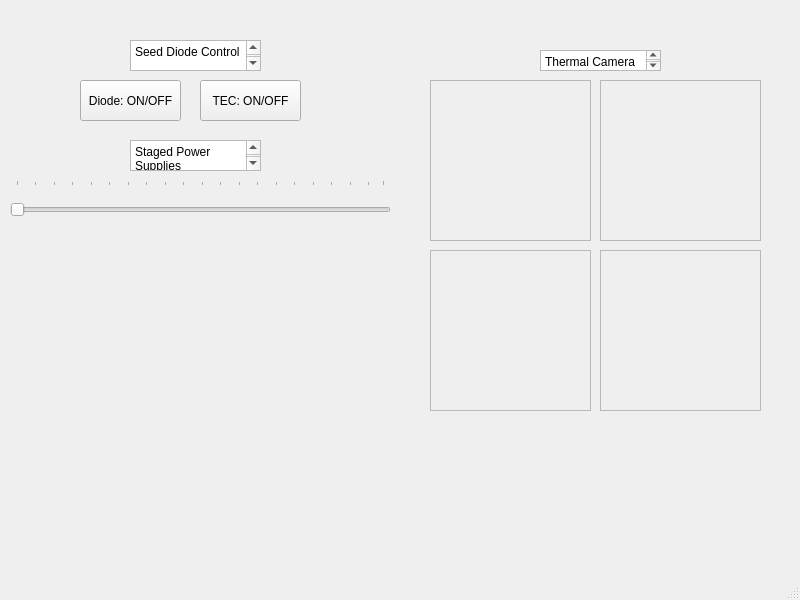
<?xml version="1.0" encoding="UTF-8"?>
<ui version="4.0">
 <class>MainWindow</class>
 <widget class="QMainWindow" name="MainWindow">
  <property name="geometry">
   <rect>
    <x>0</x>
    <y>0</y>
    <width>800</width>
    <height>600</height>
   </rect>
  </property>
  <property name="windowTitle">
   <string>MainWindow</string>
  </property>
  <widget class="QWidget" name="centralwidget">
   <widget class="QTextBrowser" name="textBrowser">
    <property name="geometry">
     <rect>
      <x>540</x>
      <y>50</y>
      <width>121</width>
      <height>21</height>
     </rect>
    </property>
    <property name="html">
     <string>&lt;!DOCTYPE HTML PUBLIC &quot;-//W3C//DTD HTML 4.0//EN&quot; &quot;http://www.w3.org/TR/REC-html40/strict.dtd&quot;&gt;
&lt;html&gt;&lt;head&gt;&lt;meta name=&quot;qrichtext&quot; content=&quot;1&quot; /&gt;&lt;meta charset=&quot;utf-8&quot; /&gt;&lt;style type=&quot;text/css&quot;&gt;
p, li { white-space: pre-wrap; }
hr { height: 1px; border-width: 0; }
li.unchecked::marker { content: &quot;\2610&quot;; }
li.checked::marker { content: &quot;\2612&quot;; }
&lt;/style&gt;&lt;/head&gt;&lt;body style=&quot; font-family:'.AppleSystemUIFont'; font-size:13pt; font-weight:400; font-style:normal;&quot;&gt;
&lt;p style=&quot; margin-top:0px; margin-bottom:0px; margin-left:0px; margin-right:0px; -qt-block-indent:0; text-indent:0px;&quot;&gt;&lt;span style=&quot; font-family:'Segoe UI'; font-size:9pt;&quot;&gt;Thermal Camera Output&lt;/span&gt;&lt;/p&gt;&lt;/body&gt;&lt;/html&gt;</string>
    </property>
   </widget>
   <widget class="QFrame" name="frame">
    <property name="geometry">
     <rect>
      <x>430</x>
      <y>80</y>
      <width>161</width>
      <height>161</height>
     </rect>
    </property>
    <property name="frameShape">
     <enum>QFrame::Shape::StyledPanel</enum>
    </property>
    <property name="frameShadow">
     <enum>QFrame::Shadow::Raised</enum>
    </property>
   </widget>
   <widget class="QFrame" name="frame_2">
    <property name="geometry">
     <rect>
      <x>600</x>
      <y>80</y>
      <width>161</width>
      <height>161</height>
     </rect>
    </property>
    <property name="frameShape">
     <enum>QFrame::Shape::StyledPanel</enum>
    </property>
    <property name="frameShadow">
     <enum>QFrame::Shadow::Raised</enum>
    </property>
   </widget>
   <widget class="QFrame" name="frame_3">
    <property name="geometry">
     <rect>
      <x>430</x>
      <y>250</y>
      <width>161</width>
      <height>161</height>
     </rect>
    </property>
    <property name="frameShape">
     <enum>QFrame::Shape::StyledPanel</enum>
    </property>
    <property name="frameShadow">
     <enum>QFrame::Shadow::Raised</enum>
    </property>
   </widget>
   <widget class="QFrame" name="frame_4">
    <property name="geometry">
     <rect>
      <x>600</x>
      <y>250</y>
      <width>161</width>
      <height>161</height>
     </rect>
    </property>
    <property name="frameShape">
     <enum>QFrame::Shape::StyledPanel</enum>
    </property>
    <property name="frameShadow">
     <enum>QFrame::Shadow::Raised</enum>
    </property>
   </widget>
   <widget class="QTextBrowser" name="textBrowser_2">
    <property name="geometry">
     <rect>
      <x>130</x>
      <y>40</y>
      <width>131</width>
      <height>31</height>
     </rect>
    </property>
    <property name="html">
     <string>&lt;!DOCTYPE HTML PUBLIC &quot;-//W3C//DTD HTML 4.0//EN&quot; &quot;http://www.w3.org/TR/REC-html40/strict.dtd&quot;&gt;
&lt;html&gt;&lt;head&gt;&lt;meta name=&quot;qrichtext&quot; content=&quot;1&quot; /&gt;&lt;meta charset=&quot;utf-8&quot; /&gt;&lt;style type=&quot;text/css&quot;&gt;
p, li { white-space: pre-wrap; }
hr { height: 1px; border-width: 0; }
li.unchecked::marker { content: &quot;\2610&quot;; }
li.checked::marker { content: &quot;\2612&quot;; }
&lt;/style&gt;&lt;/head&gt;&lt;body style=&quot; font-family:'.AppleSystemUIFont'; font-size:13pt; font-weight:400; font-style:normal;&quot;&gt;
&lt;p style=&quot; margin-top:0px; margin-bottom:0px; margin-left:0px; margin-right:0px; -qt-block-indent:0; text-indent:0px;&quot;&gt;&lt;span style=&quot; font-family:'Segoe UI'; font-size:9pt;&quot;&gt;Seed Diode Control&lt;/span&gt;&lt;/p&gt;
&lt;p style=&quot;-qt-paragraph-type:empty; margin-top:0px; margin-bottom:0px; margin-left:0px; margin-right:0px; -qt-block-indent:0; text-indent:0px; font-family:'Segoe UI'; font-size:9pt;&quot;&gt;&lt;br /&gt;&lt;/p&gt;&lt;/body&gt;&lt;/html&gt;</string>
    </property>
   </widget>
   <widget class="QPushButton" name="pushButton">
    <property name="geometry">
     <rect>
      <x>80</x>
      <y>80</y>
      <width>101</width>
      <height>41</height>
     </rect>
    </property>
    <property name="text">
     <string>Diode: ON/OFF</string>
    </property>
   </widget>
   <widget class="QPushButton" name="pushButton_2">
    <property name="geometry">
     <rect>
      <x>200</x>
      <y>80</y>
      <width>101</width>
      <height>41</height>
     </rect>
    </property>
    <property name="text">
     <string>TEC: ON/OFF</string>
    </property>
   </widget>
   <widget class="QTextBrowser" name="textBrowser_3">
    <property name="geometry">
     <rect>
      <x>130</x>
      <y>140</y>
      <width>131</width>
      <height>31</height>
     </rect>
    </property>
    <property name="html">
     <string>&lt;!DOCTYPE HTML PUBLIC &quot;-//W3C//DTD HTML 4.0//EN&quot; &quot;http://www.w3.org/TR/REC-html40/strict.dtd&quot;&gt;
&lt;html&gt;&lt;head&gt;&lt;meta name=&quot;qrichtext&quot; content=&quot;1&quot; /&gt;&lt;meta charset=&quot;utf-8&quot; /&gt;&lt;style type=&quot;text/css&quot;&gt;
p, li { white-space: pre-wrap; }
hr { height: 1px; border-width: 0; }
li.unchecked::marker { content: &quot;\2610&quot;; }
li.checked::marker { content: &quot;\2612&quot;; }
&lt;/style&gt;&lt;/head&gt;&lt;body style=&quot; font-family:'.AppleSystemUIFont'; font-size:13pt; font-weight:400; font-style:normal;&quot;&gt;
&lt;p style=&quot; margin-top:0px; margin-bottom:0px; margin-left:0px; margin-right:0px; -qt-block-indent:0; text-indent:0px;&quot;&gt;&lt;span style=&quot; font-family:'Segoe UI'; font-size:9pt;&quot;&gt;Staged Power Supplies&lt;/span&gt;&lt;/p&gt;&lt;/body&gt;&lt;/html&gt;</string>
    </property>
   </widget>
   <widget class="QSlider" name="horizontalSlider">
    <property name="geometry">
     <rect>
      <x>10</x>
      <y>180</y>
      <width>381</width>
      <height>51</height>
     </rect>
    </property>
    <property name="autoFillBackground">
     <bool>true</bool>
    </property>
    <property name="orientation">
     <enum>Qt::Orientation::Horizontal</enum>
    </property>
    <property name="tickPosition">
     <enum>QSlider::TickPosition::TicksAbove</enum>
    </property>
    <property name="tickInterval">
     <number>5</number>
    </property>
   </widget>
  </widget>
  <widget class="QMenuBar" name="menubar">
   <property name="geometry">
    <rect>
     <x>0</x>
     <y>0</y>
     <width>800</width>
     <height>24</height>
    </rect>
   </property>
  </widget>
  <widget class="QStatusBar" name="statusbar"/>
 </widget>
 <resources/>
 <connections/>
</ui>
